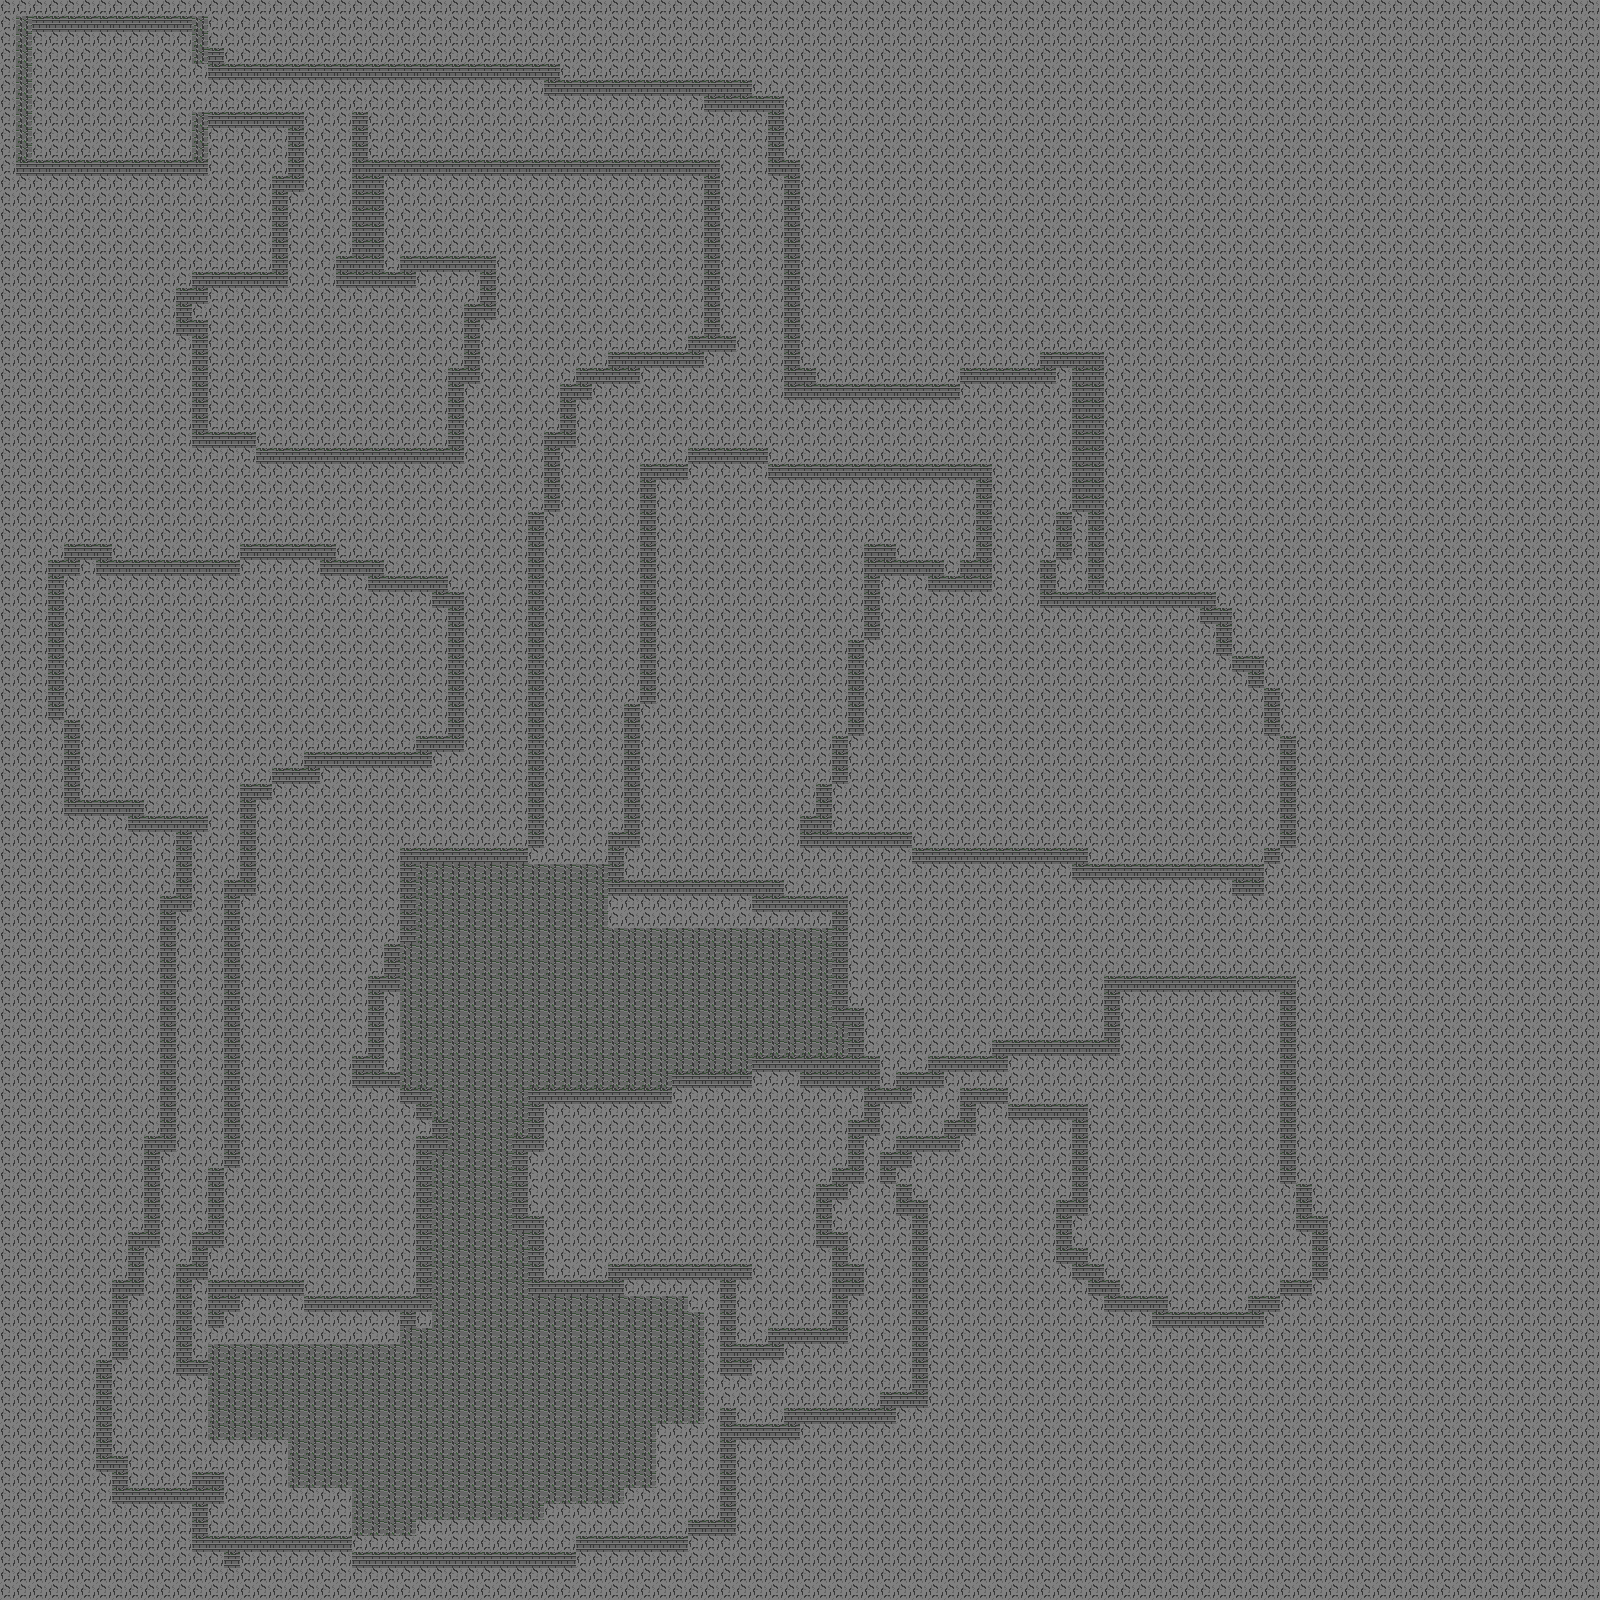

A 2D game scene composited from a Tiled map and its tileset images. What follows is a short description and the map's XML, with each tile layer's data collapsed to a summary:
An orthogonal 100x100 tile map with 16x16 px tiles, 1 tile layer (Tile Layer 1), 5 tilesets and 222 objects (12x lithium, 10x titanium, User).

<map version="1.10" tiledversion="1.12.2" orientation="orthogonal" renderorder="right-down" width="100" height="100" tilewidth="16" tileheight="16" infinite="0" nextlayerid="8" nextobjectid="426">
 <tileset firstgid="1" source="Stone.tsx" />
 <tileset firstgid="2" name="WallLeftAndRight" tilewidth="16" tileheight="16" tilecount="1" columns="1">
  <image source="WallLeftAndRight.png" width="16" height="16" />
 </tileset>
 <tileset firstgid="3" name="WallForwardAndBack" tilewidth="16" tileheight="16" tilecount="1" columns="1">
  <image source="WallForwardAndBack.png" width="16" height="16" />
 </tileset>
 <tileset firstgid="4" name="alummininium-pixilart" tilewidth="16" tileheight="16" tilecount="1" columns="1">
  <image source="aluminium-pixilart.png" width="16" height="16" />
 </tileset>
 <tileset firstgid="5" name="lithium" tilewidth="16" tileheight="16" tilecount="1" columns="1">
  <image source="lithium.png" width="16" height="16" />
 </tileset>
 <layer id="3" name="Tile Layer 1" width="100" height="100">
  <data>[10000 cells, 10000 non-empty, 3 distinct tile ids]</data>
 </layer>
 <objectgroup id="6" name="Player" locked="1">
  <object id="210" name="User" x="487.7" y="1389.73">
   <point />
  </object>
 </objectgroup>
 <objectgroup id="7" />
 <objectgroup id="4" name="CollisionBoxes">
  <object id="212" x="16" y="16" width="192" height="16" />
  <object id="213" x="16" y="32" width="16" height="128" />
  <object id="214" x="16" y="160" width="192" height="16" />
  <object id="215" x="192" y="112" width="16" height="48" />
  <object id="216" x="208" y="112" width="80" height="16" />
  <object id="217" x="288" y="112" width="16" height="80" />
  <object id="218" x="272" y="176" width="16" height="112" />
  <object id="219" x="192" y="272" width="80" height="16" />
  <object id="220" x="176" y="288" width="32" height="16" />
  <object id="221" x="176" y="304" width="16" height="32" />
  <object id="222" x="192" y="320" width="16" height="128" />
  <object id="223" x="208" y="432" width="48" height="16" />
  <object id="224" x="240" y="448" width="192" height="16" />
  <object id="227" x="432" y="448" width="32" height="16" />
  <object id="229" x="448" y="368" width="16" height="80" />
  <object id="231" x="464" y="304" width="16" height="80" />
  <object id="232" x="480" y="256" width="16" height="64" />
  <object id="233" x="400" y="256" width="80" height="16" />
  <object id="234" x="336" y="272" width="80" height="16" />
  <object id="235" x="336" y="256" width="48" height="16" />
  <object id="236" x="352" y="112" width="16" height="144" />
  <object id="237" x="368" y="160" width="16" height="96" />
  <object id="238" x="384" y="160" width="336" height="16" />
  <object id="239" x="704" y="176" width="16" height="160" />
  <object id="240" x="688" y="336" width="48" height="16" />
  <object id="241" x="608" y="352" width="96" height="16" />
  <object id="242" x="576" y="368" width="64" height="16" />
  <object id="243" x="560" y="384" width="32" height="16" />
  <object id="244" x="560" y="400" width="16" height="32" />
  <object id="247" x="544" y="432" width="32" height="16" />
  <object id="248" x="544" y="448" width="16" height="64" />
  <object id="250" x="528" y="496" width="16" height="320" />
  <object id="251" x="528" y="816" width="16" height="48" />
  <object id="252" x="400" y="848" width="128" height="16" />
  <object id="253" x="400" y="864" width="16" height="80" />
  <object id="254" x="384" y="944" width="16" height="48" />
  <object id="255" x="368" y="976" width="16" height="80" />
  <object id="256" x="352" y="1056" width="32" height="32" />
  <object id="257" x="384" y="1072" width="16" height="16" />
  <object id="258" x="400" y="1088" width="32" height="16" />
  <object id="259" x="416" y="1104" width="16" height="16" />
  <object id="260" x="432" y="1120" width="16" height="32" />
  <object id="261" x="416" y="1136" width="16" height="176" />
  <object id="262" x="400" y="1296" width="16" height="32" />
  <object id="263" x="304" y="1296" width="96" height="16" />
  <object id="264" x="208" y="1280" width="96" height="16" />
  <object id="265" x="208" y="1296" width="16" height="32" />
  <object id="266" x="224" y="1296" width="16" height="16" />
  <object id="267" x="240" y="784" width="16" height="112" />
  <object id="268" x="224" y="880" width="32" height="176" />
  <object id="271" x="224" y="1056" width="16" height="112" />
  <object id="272" x="208" y="1168" width="16" height="80" />
  <object id="273" x="192" y="1232" width="16" height="48" />
  <object id="274" x="176" y="1264" width="16" height="112" />
  <object id="275" x="192" y="1360" width="16" height="16" />
  <object id="276" x="256" y="784" width="32" height="16" />
  <object id="277" x="272" y="768" width="48" height="16" />
  <object id="278" x="304" y="752" width="128" height="16" />
  <object id="279" x="416" y="736" width="48" height="16" />
  <object id="280" x="448" y="592" width="16" height="144" />
  <object id="281" x="432" y="576" width="16" height="32" />
  <object id="282" x="368" y="576" width="64" height="16" />
  <object id="283" x="320" y="560" width="64" height="16" />
  <object id="284" x="240" y="544" width="96" height="16" />
  <object id="285" x="224" y="544" width="16" height="32" />
  <object id="286" x="96" y="560" width="128" height="16" />
  <object id="287" x="64" y="544" width="48" height="16" />
  <object id="288" x="48" y="560" width="32" height="16" />
  <object id="289" x="48" y="576" width="16" height="160" />
  <object id="290" x="64" y="720" width="16" height="96" />
  <object id="291" x="80" y="800" width="64" height="16" />
  <object id="292" x="128" y="816" width="80" height="16" />
  <object id="293" x="176" y="832" width="16" height="80" />
  <object id="294" x="160" y="896" width="16" height="256" />
  <object id="295" x="144" y="1136" width="16" height="112" />
  <object id="296" x="128" y="1232" width="16" height="64" />
  <object id="297" x="112" y="1280" width="16" height="80" />
  <object id="298" x="96" y="1344" width="16" height="128" />
  <object id="299" x="112" y="1456" width="16" height="48" />
  <object id="300" x="128" y="1488" width="96" height="16" />
  <object id="301" x="192" y="1472" width="32" height="16" />
  <object id="302" x="192" y="1504" width="16" height="48" />
  <object id="303" x="208" y="1536" width="32" height="16" />
  <object id="304" x="224" y="1552" width="16" height="16" />
  <object id="305" x="240" y="1536" width="112" height="16" />
  <object id="306" x="352" y="1552" width="128" height="16" />
  <object id="307" x="480" y="1552" width="96" height="16" />
  <object id="308" x="576" y="1552" width="16" height="16" />
  <object id="309" x="576" y="1536" width="80" height="16" />
  <object id="310" x="656" y="1536" width="32" height="16" />
  <object id="311" x="688" y="1536" width="16" height="16" />
  <object id="312" x="688" y="1520" width="48" height="16" />
  <object id="313" x="720" y="1408" width="16" height="112" />
  <object id="314" x="736" y="1424" width="64" height="16" />
  <object id="315" x="784" y="1408" width="96" height="16" />
  <object id="316" x="880" y="1392" width="16" height="32" />
  <object id="317" x="896" y="1392" width="32" height="16" />
  <object id="318" x="912" y="1200" width="16" height="192" />
  <object id="319" x="896" y="1184" width="16" height="32" />
  <object id="320" x="880" y="1152" width="16" height="32" />
  <object id="321" x="896" y="1136" width="16" height="32" />
  <object id="322" x="912" y="1136" width="32" height="16" />
  <object id="323" x="944" y="1120" width="16" height="32" />
  <object id="324" x="960" y="1088" width="16" height="48" />
  <object id="325" x="976" y="1088" width="32" height="16" />
  </objectgroup>
 <objectgroup id="5" name="Ores" locked="1">
  <!-- 22 objects omitted --></objectgroup>
</map>
<!-- 116 of 222 objects omitted -->
